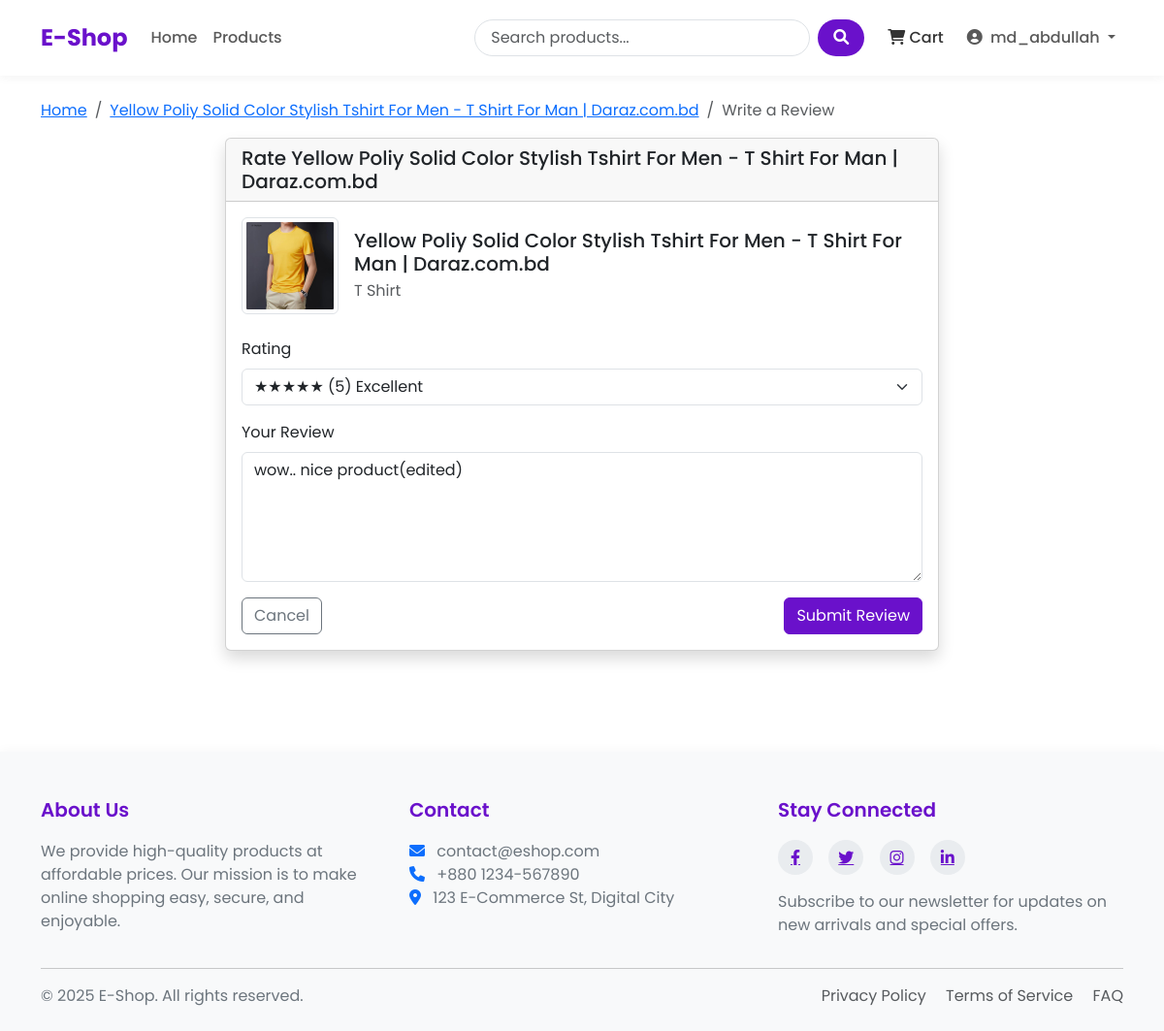
/rate/1/ (signed in), run on the app's committed database.
### shop/models.py (models this page shows, shortened)
class Product(models.Model):
    name = models.CharField(max_length=100)
    slug = models.SlugField(max_length=200, unique=True)
    category = models.ForeignKey(Category, on_delete=models.CASCADE, related_name='products')
    description = models.TextField()
    price = models.DecimalField(max_digits=10, decimal_places=2) # 405.99
    stock = models.PositiveBigIntegerField(default=1)
    available = models.BooleanField(default=True)
    created_at = models.DateTimeField(auto_now_add=True)
    updated_at = models.DateTimeField(auto_now=True)
    image = models.ImageField(upload_to='products/%Y/%m/%d') # products/25/10/2025

class Category(models.Model):
    name = models.CharField(max_length=100)
    slug = models.SlugField(max_length=100, unique=True)
    description = models.TextField()
    class Meta:
        verbose_name_plural = 'Categories'

class Rating(models.Model):
    product = models.ForeignKey(Product, on_delete=models.CASCADE, related_name='ratings')
    user = models.ForeignKey(User, on_delete=models.CASCADE)
    rating = models.PositiveSmallIntegerField(validators=[MinValueValidator(1), MaxValueValidator(5)])
    comment = models.TextField()
    created_at = models.DateTimeField(auto_now_add=True)

### shop/views.py (the view)
# urls.py: path('rate/<int:product_id>/', views.rate_product, name="rate_product"),
@login_required
def rate_product(request, product_id):
    product = get_object_or_404(Product, id=product_id)
    ordered_items = OrderItem.objects.filter(
        order__user = request.user,
        product = product,
        order__paid = True
    )
    if not ordered_items.exists(): # order kore nai
        messages.warning(request, 'You can only rate products you have purchased!')
        return redirect('product_detail', slug=product.slug)
    try:
        rating = Rating.objects.get(product=product, user = request.user)
    except Rating.DoesNotExist:
        rating = None
    if request.method == 'POST':
        form = RatingForm(request.POST, instance = rating)
        if form.is_valid():
            rating = form.save(commit=False)
            rating.product = product
            rating.user = request.user
            rating.save()
            return redirect('product_detail', slug=product.slug)
    else:
        form = RatingForm(instance=rating)
    return render(request, 'shop/rate_product.html', {
        'form' : form,
        'product' : product
    })

### shop/forms.py
class RatingForm(forms.ModelForm):
    class Meta:
        model = Rating
        fields = ['rating', 'comment']
        widgets = {
            'rating' : forms.Select(choices=[(i,i) for i in range(1,6)]),
            'comment' : forms.Textarea(attrs={'rows' : 4})
        }

### shop/context_processors.py (called while the page is built)
def cart_items_count(request):
    if request.user.is_authenticated:
        try:
            cart = Cart.objects.get(user=request.user)
            return {'cart_items_count' : cart.get_total_items()}
        except Cart.DoesNotExist:
            {'cart_items_count' : 0}
    return {'cart_items_count' : 0}

### shop/models.py (called while the page is built)
    def get_total_items(self):
        return sum(item.quantity for item in self.items.all())

### templates/shop/rate_product.html (shortened to what this page needs)
{% extends 'base.html' %}
{% block content %}
<nav aria-label="breadcrumb">
    <ol class="breadcrumb">
        <li class="breadcrumb-item"><a href="{% url 'home' %}">Home</a></li>
        <li class="breadcrumb-item"><a href="{% url 'product_detail' product.slug %}">{{ product.name }}</a></li>
        <li class="breadcrumb-item active" aria-current="page">Write a Review</li>
    </ol>
</nav>
<div class="row justify-content-center">
    <div class="col-lg-8">
        <div class="card shadow">
            <div class="card-header">
                <h5 class="mb-0">Rate {{ product.name }}</h5>
            </div>
            <div class="card-body">
                <div class="d-flex align-items-center mb-4">
                    <div class="flex-shrink-0">
                        {% if product.image %}
                        <img src="{{ product.image.url }}" alt="{{ product.name }}"
                             class="img-thumbnail" style="width: 100px; height: 100px; object-fit: cover;">
                        {% else %}
                        <div class="bg-light text-center" style="width: 100px; height: 100px;">
                            <i class="fas fa-image fa-3x text-muted d-flex justify-content-center align-items-center h-100"></i>
                        </div>
                        {% endif %}
                    </div>
                    <div class="flex-grow-1 ms-3">
                        <h5 class="mb-1">{{ product.name }}</h5>
                        <p class="text-muted mb-0">{{ product.category.name }}</p>
                    </div>
                </div>
                <form method="post">
                    <div class="mb-3">
                        <label for="{{ form.rating.id_for_label }}" class="form-label">Rating</label>
                        <select class="form-select {% if form.rating.errors %}is-invalid{% endif %}"
                                id="{{ form.rating.id_for_label }}" name="{{ form.rating.html_name }}" required>
                            <option value="5" {% if form.rating.value == 5 %}selected{% endif %}>★★★★★ (5) Excellent</option>
                        </select>
                    </div>
                    <div class="mb-3">
                        <label for="{{ form.comment.id_for_label }}" class="form-label">Your Review</label>
                        <textarea class="form-control {% if form.comment.errors %}is-invalid{% endif %}"
                                  id="{{ form.comment.id_for_label }}" name="{{ form.comment.html_name }}" rows="5">{{ form.comment.value|default:'' }}</textarea>
                    </div>
                    <div class="d-flex justify-content-between">
                        <a href="{% url 'product_detail' product.slug %}" class="btn btn-outline-secondary">Cancel</a>
                        <button type="submit" class="btn btn-primary">Submit Review</button>
                    </div>
                </form>
            </div>
        </div>
    </div>
</div>
{% endblock %}

### templates/base.html (shortened to what this page needs)
<!DOCTYPE html>
<html lang="en">
<head>
    <link href="https://cdn.jsdelivr.net/npm/bootstrap@5.3.0/dist/css/bootstrap.min.css" rel="stylesheet">
    <link rel="stylesheet" href="https://cdnjs.cloudflare.com/ajax/libs/font-awesome/6.0.0/css/all.min.css">
    {% load static %}
</head>
<body>
    <header>
        <nav class="navbar navbar-expand-lg navbar-light bg-white">
            <div class="container">
                <a class="navbar-brand" href="{% url 'home' %}">E-Shop</a>
                <div class="collapse navbar-collapse" id="navbarNav">
                    <ul class="navbar-nav me-auto mb-2 mb-lg-0">
                        <li class="nav-item {% if request.path == '/' %}active{% endif %}">
                            <a class="nav-link" href="{% url 'home' %}">Home</a>
                        </li>
                        <li class="nav-item {% if '/products/' in request.path %}active{% endif %}">
                            <a class="nav-link" href="{% url 'product_list' %}">Products</a>
                        </li>
                    </ul>
                    <form class="d-flex search-box me-3" action="{% url 'product_list' %}" method="get">
                        <input class="form-control search-input me-2" type="search" name="search" placeholder="Search products..." aria-label="Search">
                        <button class="btn search-btn" type="submit">
                            <i class="fas fa-search"></i>
                        </button>
                    </form>
                    <ul class="navbar-nav">
                        <li class="nav-item me-2">
                            <a class="nav-link cart-btn" href="{% url 'cart_detail' %}">
                                <i class="fas fa-shopping-cart"></i> Cart
                            </a>
                        </li>
                        {% if user.is_authenticated %}
                            <li class="nav-item dropdown">
                                <a class="nav-link dropdown-toggle" href="#" id="navbarDropdown" role="button"
                                   data-bs-toggle="dropdown" aria-expanded="false">
                                    <i class="fas fa-user-circle me-1"></i> {{ user.username }}
                                </a>
                            </li>
                        {% endif %}
                    </ul>
                </div>
            </div>
        </nav>
    </header>
    <main class="container my-4">
        {% block content %}{% endblock %}
    </main>
    <footer>
        <div class="container">
            <div class="row">
                <div class="col-md-4 mb-4 mb-md-0">
                    <h5>About Us</h5>
                    <p>We provide high-quality products at affordable prices. Our mission is to make online shopping easy, secure, and enjoyable.</p>
                </div>
                <div class="col-md-4 mb-4 mb-md-0">
                    <h5>Contact</h5>
                    <p>
                        <i class="fas fa-envelope me-2 text-primary"></i> contact@eshop.com<br>
                        <i class="fas fa-phone me-2 text-primary"></i> +880 1234-567890<br>
                        <i class="fas fa-map-marker-alt me-2 text-primary"></i> 123 E-Commerce St, Digital City
                    </p>
                </div>
                <div class="col-md-4">
                    <h5>Stay Connected</h5>
                    <div class="social-icons mb-3">
                        <a href="#"><i class="fab fa-facebook-f"></i></a>
                        <a href="#"><i class="fab fa-twitter"></i></a>
                        <a href="#"><i class="fab fa-instagram"></i></a>
                        <a href="#"><i class="fab fa-linkedin-in"></i></a>
                    </div>
                    <p>Subscribe to our newsletter for updates on new arrivals and special offers.</p>
                </div>
            </div>
            <hr>
            <div class="row mt-3">
                <div class="col-md-6 mb-2 mb-md-0">
                    <p class="mb-0">&copy; {% now "Y" %} E-Shop. All rights reserved.</p>
                </div>
                <div class="col-md-6 text-md-end">
                    <p class="mb-0">
                        <a href="#" class="text-decoration-none me-3 text-muted">Privacy Policy</a>
                        <a href="#" class="text-decoration-none me-3 text-muted">Terms of Service</a>
                        <a href="#" class="text-decoration-none text-muted">FAQ</a>
                    </p>
                </div>
            </div>
        </div>
    </footer>
</body>
</html>

### templates/base.html (style rules this page uses)
:root { --primary-color: #6a11cb; --primary-dark: #5a0cb8; --primary-light: #7c4ddb; --secondary-color: #2575fc; --text-color: #333333; --text-light: #6c757d; --bg-light: #f8f9fa; --border-radius: 10px; --box-shadow: 0 5px 15px rgba(0,0,0,0.08); }
body { font-family: 'Poppins', sans-serif; color: var(--text-color); display: flex; flex-direction: column; min-height: 100vh; }
main { flex: 1; }
.navbar { padding: 1rem 0; box-shadow: 0 2px 10px rgba(0,0,0,0.05); }
.navbar-brand { font-weight: 700; font-size: 1.5rem; color: var(--primary-color); }
.nav-link { font-weight: 500; padding: 0.5rem 1rem; transition: all 0.3s ease; }
.search-box { position: relative; }
.search-input { border-radius: 50px; padding-left: 1rem; border: 1px solid #dee2e6; transition: all 0.3s ease; }
.search-btn { border-radius: 50px; background-color: var(--primary-color); color: white; padding: 0.375rem 1rem; border: none; }
.cart-btn { position: relative; padding: 0.5rem 1rem; color: var(--text-color); transition: all 0.3s ease; }
.btn-primary { background-color: var(--primary-color); border-color: var(--primary-color); }
footer { background-color: var(--bg-light); padding: 3rem 0 1.5rem; margin-top: 5rem; box-shadow: 0 -2px 10px rgba(0,0,0,0.03); }
footer h5 { font-weight: 600; margin-bottom: 1.2rem; color: var(--primary-color); }
footer p { color: var(--text-light); }
.social-icons a { display: inline-flex; align-items: center; justify-content: center; width: 36px; height: 36px; background-color: #e9ecef; color: var(--primary-color); border-radius: 50%; margin-right: 0.75rem; transition: all 0.3s ease; }

### data on the page
Product: name "Yellow Poliy Solid Color Stylish Tshirt For Men - T Shirt For Man | Daraz.com.bd", image (picture), category.name "T Shirt"
Rating: comment "wow.. nice product(edited)"

### other printed values
{{ user.username }} "md_abdullah"
